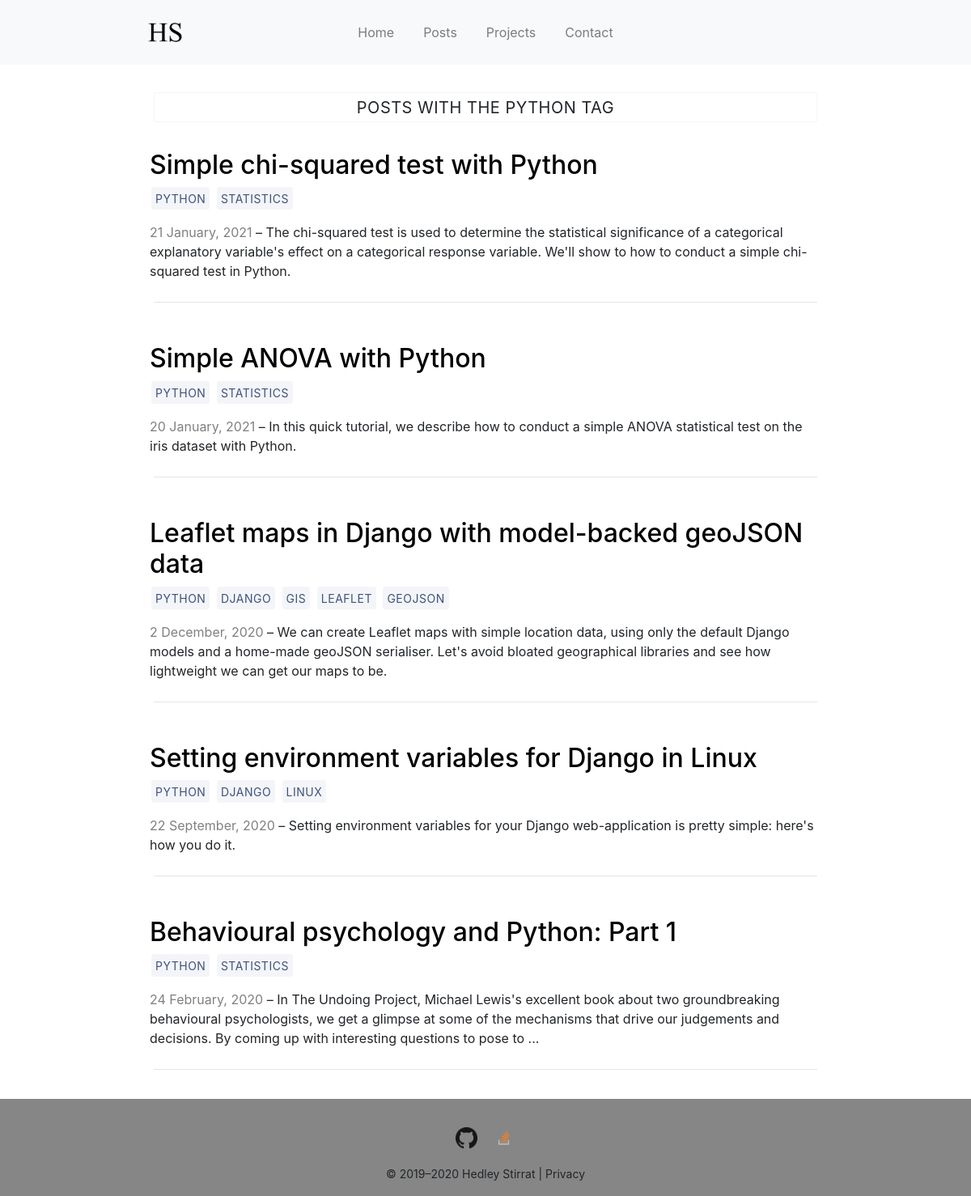
The app's page /tags/Python/, older data.
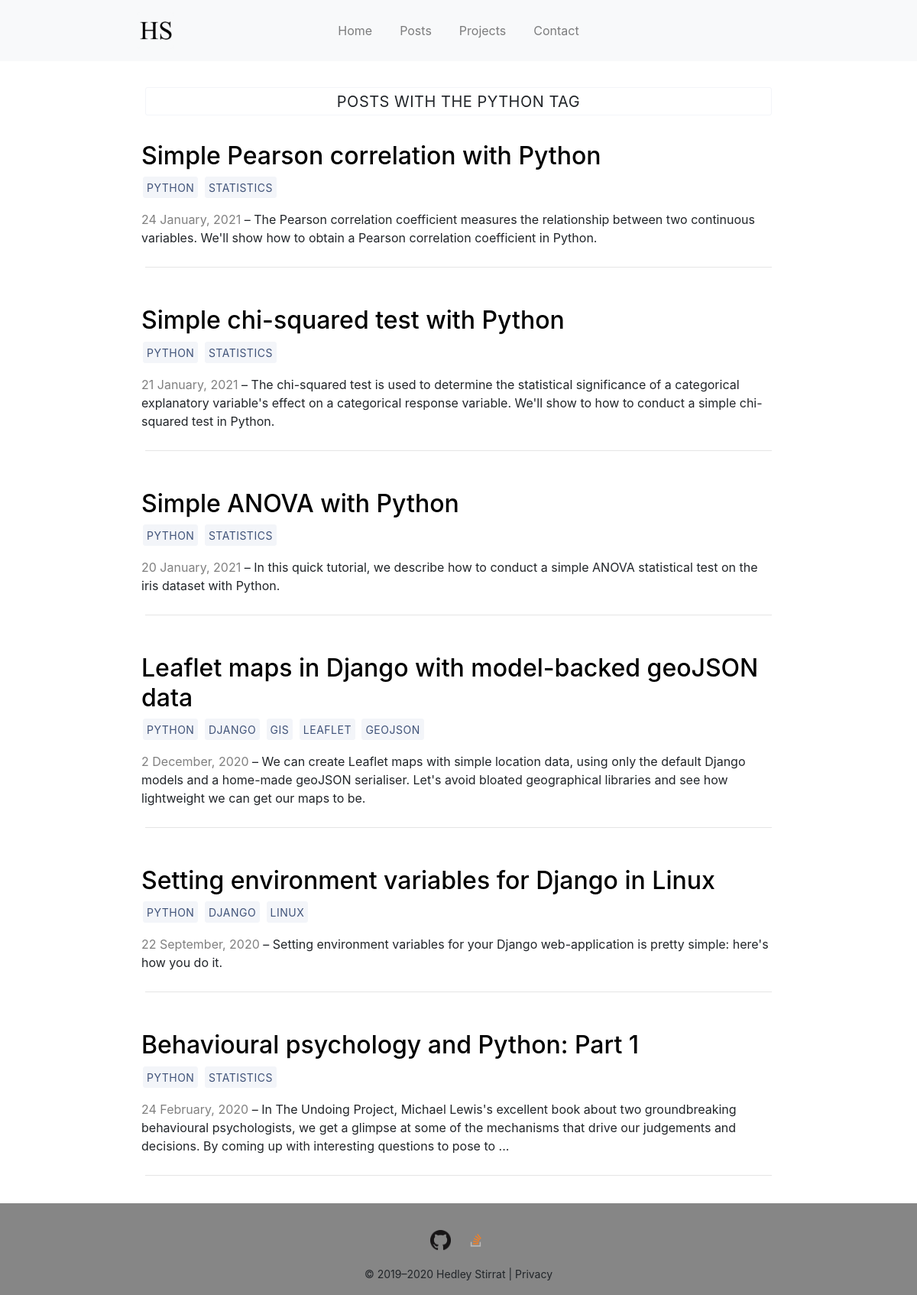
The same page, newer data.
### blog/models.py (models this page shows, shortened)
class BlogPost(models.Model):
    title = models.CharField(max_length=100)
    is_published = models.BooleanField(default=True)
    published_date = models.DateField()
    modified_date = models.DateField(null=True, blank=True)
    slug = models.SlugField(unique=True)
    tags = models.ManyToManyField('Tag', related_name='blog_posts')
    snippet = models.CharField('snippet', max_length=250)
    content = models.TextField()
    def get_absolute_url(self):
        return reverse('detail', kwargs = {'slug': self.slug})

class Tag(models.Model):
    name = models.CharField(max_length=20)

### blog/views.py (the view)
def tag(request, tag):
    blog_posts = BlogPost.objects.filter(
        tags__name = tag
    ).order_by(
        '-published_date'
    )
    tags = Tag.objects.all()
    context = {
        "tag": tag,
        "blog_posts": blog_posts,
    }
    return render(request, "tag.html", context)

### blog/templates/tag.html (shortened to what this page needs)
{% extends "base.html" %}
{% load static %}
{% block content %}
    <a class="btn tag-title">Posts with the {{ tag | title }} tag</a>
    <br />
    {% for post in blog_posts %}
        <br />
        <div class="row">
            <div class="column snippet-text">
                <h2>
                    <a id='post-href' href="{{post.get_absolute_url}}"> {{ post.title|safe }} </a>
                </h2>
                <p>
                    {% for tag in post.tags.all %}
                        <a class="btn" href="{% url 'tag' tag.name %}">
                            {{ tag.name }}
                        </a>
                    {% endfor %}
                </p>
                <p style="color:gray; display:inline;">
                    {{ post.published_date|date:"j F, Y" }}
                </p>
                <p style="display:inline;">
                    &ndash; {{ post.snippet|safe }}
                </p>
            </div>
        </div>
        <hr>
    {% endfor %}
{% endblock %}

Row changes from the older to the newer data that the page shows:
added BlogPost: title "Simple Pearson correlation with Python", published_date "24 January, 2021", snippet "The Pearson correlation coefficient measures the relationship between two continuous variables. We'll show how to obtain a Pearson correlation coefficient in Python.", Tag (name "PYTHON"), Tag (name "STATISTICS")
